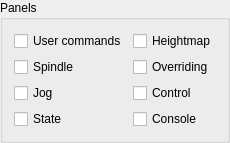
          <widget class="GroupBox" name="grpPanels">
           <property name="title">
            <string>Panels</string>
           </property>
           <layout class="QGridLayout" name="gridLayout_3">
            <item row="3" column="0">
             <widget class="QCheckBox" name="chkPanelJog">
              <property name="text">
               <string>Jog</string>
              </property>
             </widget>
            </item>
            <item row="1" column="1">
             <widget class="QCheckBox" name="chkPanelOverriding">
              <property name="text">
               <string>Overriding</string>
              </property>
             </widget>
            </item>
            <item row="3" column="1">
             <widget class="QCheckBox" name="chkPanelControl">
              <property name="text">
               <string>Control</string>
              </property>
             </widget>
            </item>
            <item row="1" column="0">
             <widget class="QCheckBox" name="chkPanelSpindle">
              <property name="text">
               <string>Spindle</string>
              </property>
             </widget>
            </item>
            <item row="0" column="1">
             <widget class="QCheckBox" name="chkPanelHeightmap">
              <property name="text">
               <string>Heightmap</string>
              </property>
             </widget>
            </item>
            <item row="0" column="0">
             <widget class="QCheckBox" name="chkPanelUserCommands">
              <property name="text">
               <string>User commands</string>
              </property>
             </widget>
            </item>
            <item row="4" column="0">
             <widget class="QCheckBox" name="chkPanelState">
              <property name="text">
               <string>State</string>
              </property>
             </widget>
            </item>
            <item row="4" column="1">
             <widget class="QCheckBox" name="chkPanelConsole">
              <property name="text">
               <string>Console</string>
              </property>
             </widget>
            </item>
           </layout>
          </widget>
